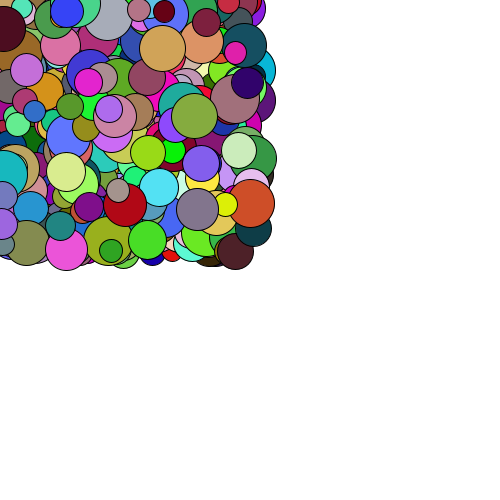
Frame 1 (no input)
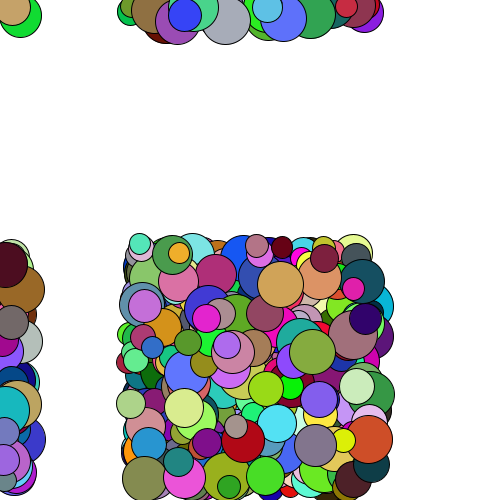
Frame 60 (the mouse pressed at the canvas centre just before this capture)
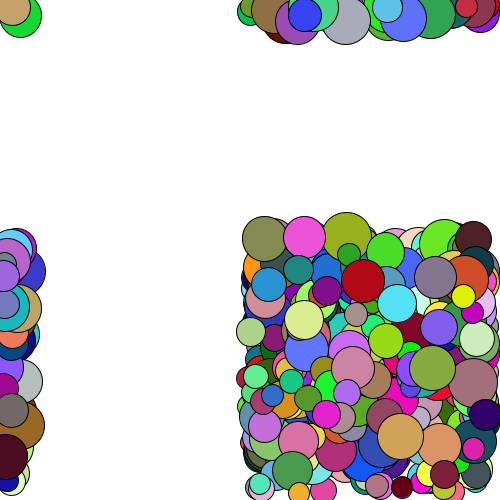
Frame 120 (the mouse held since frame 60 and released just before this capture)

The Processing sketch that drew these frames (run headless with seeded random() and noise(); from frame 60 on, the mouse is pressed at the canvas centre):

// Processing sketch: sketch_260423b2_pde
// ── sketch_260423b2_pde.pde
Ball [] balls;
int numBalls = 500;

void setup(){
  size(500, 500);
  balls = new Ball[numBalls];
  
  for (int i = 0; i < numBalls; i++){
    balls[i] = new Ball(random(0, 255), random(0, 255), random(20, 50));
  }
}

void draw(){
  background(255);
  for (Ball b : balls){
    b.display();
    b.update();
  
  }
}

// ── Ball.pde
class Ball {
  float x, y;
  float radius;
  float vx, vy;
  color col;


  Ball (float startx, float starty, float r) {
    x = startx;
    y = starty;
    radius = r;
    vx = 2;
    vy = 4;
    col = color (random(0, 255), random(0, 255), random(0, 255));
  }

  void display() {
    fill(col);
    ellipse(x, y, radius, radius);
  }

  void update() {
    x = x + vx;
    y = y + vy;

    if ((x + radius/2 > width) || (x - radius/2 < 0)) vx = -vx;
    if ((y + radius/2 > height) || (y - radius/2 < 0)) vy = -vy;
  }
}
